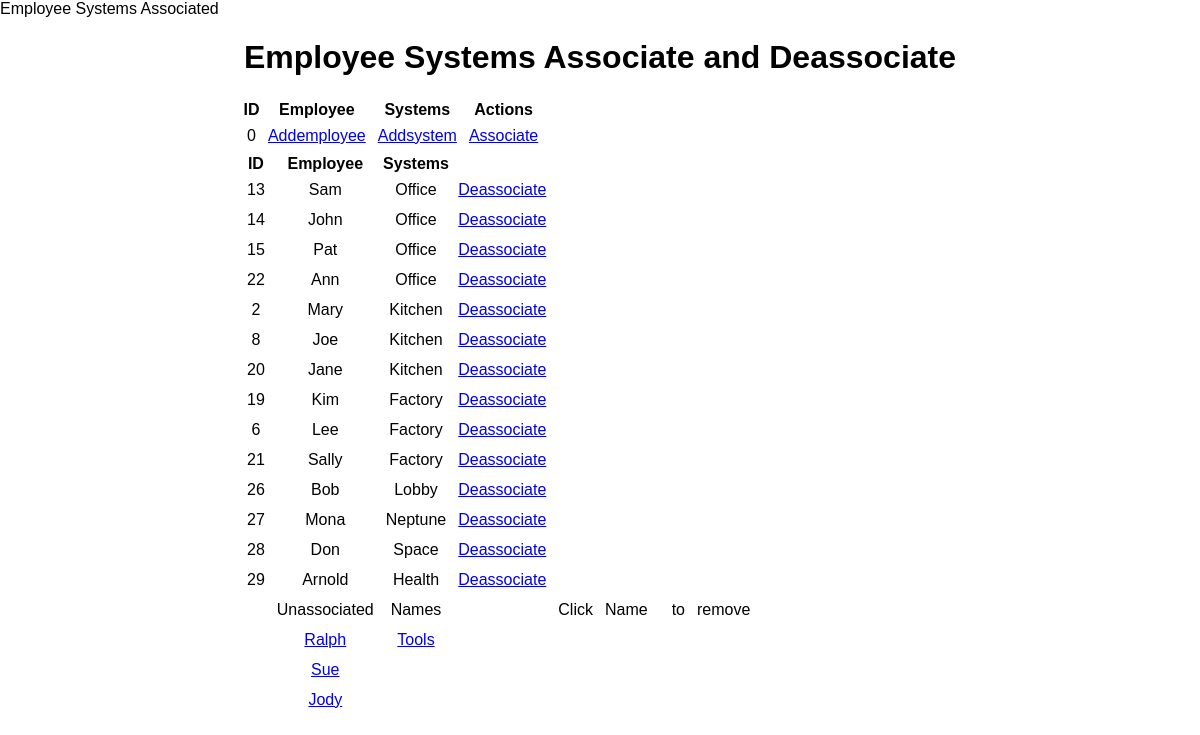
The page / on the database its author committed.
### app.py (models this page shows, shortened)
class Blanknames(db.Model):
    id = db.Column(db.Integer, primary_key=True)
    empName = db.Column(db.String(200), default='.')
    sysName = db.Column(db.String(200), default='.')
    date_created = db.Column(db.DateTime, default=datetime.utcnow)

class Associated(db.Model):
    id = db.Column(db.Integer, primary_key=True)
    empKey = db.Column(db.Integer)
    sysKey = db.Column(db.Integer)

class Employee(db.Model):
    empKey = db.Column(db.Integer, primary_key=True)
    empName = db.Column(db.String(200), nullable=False)

class Systems(db.Model):
    sysKey = db.Column(db.Integer, primary_key=True)
    sysName = db.Column(db.String(200), nullable=False)

### app.py (the view)
@app.route('/', methods=['POST', 'GET'])
def index():
    if request.method == 'POST':
        pass
    else:
            tasks = Blanknames.query.order_by(Blanknames.id).all()
            con = engine.connect()
            statement = "select * from Associated as a left join Employee as e on a.empKey = e.empKey left join Systems as s on a.sysKey = s.sysKey order by 3,2"
            trans = con.execute(statement)
            statement = "select * from Employee where empKey not in (select empKey from Associated)"
            empnames = con.execute(statement)
            statement = "select * from Systems where sysKey not in (select sysKey from Associated)"
            sysnames = con.execute(statement)
            emparr = []
            for name in empnames:
                emparr.append((name.empName,name.empKey))
            sysarr = []
            for name in sysnames:
                sysarr.append((name.sysName,name.sysKey))
            arr = []
            for i in range(0,max(len(emparr),len(sysarr))):
                arr.append({"empName": "","empKey": "", "sysName": "", "sysKey": ""})
            for i in range(0,len(emparr)):
                arr[i]["empName"] = emparr[i][0]
                arr[i]["empKey"] = emparr[i][1]
            for i in range(0,len(sysarr)):
                arr[i]["sysName"] = sysarr[i][0]
                arr[i]["sysKey"] = sysarr[i][1]
            names = arr
            return render_template('index.html', tasks=tasks,trans=trans,names=names)

### templates/index.html
{% extends 'base.html' %}
{% block head %}
<title>Employee Systems Associated</title>
{% endblock %}
{% block body %}
<div class="content">
    <h1 style="text-align: center">Employee Systems Associate and Deassociate</h1>
    {% if tasks|length < 1 %}
    <h4 style="text-align: center">Enter</h4>
    {% else %}
    <table style="margin-left: 20%">
        <tr>
            <th>ID</th>
            <th>Employee</th>
            <th>Systems</th>
            <th>Actions</th>
        </tr>
        {% for task in tasks %}
            <tr>
                <td>{{ task.id}}</td>
                <td>
                        <a href="/addemployee/">Addemployee</a>
                    </td>
                    <td>
                            <a href="/addsystem/">Addsystem</a>
                        </td>
                <td>
                    <a href="/associate/">Associate</a>
                </td>
            </tr>
        {% endfor %}
    </table>
    <table style="margin-left: 20%">
        <tr>
            <th>ID</th> <th>Employee</th> <th>Systems</th>
        </tr>
        {% for tran in trans %}
            <tr>
                <td>{{tran.id}}</td> <td>{{tran.empName}}</td> <td>{{tran.sysName}}</td>
                <td>
                    <a href="/deassociate/{{tran.id}}">Deassociate</a>
                </td>
            </tr>
        {% endfor %}
            {% if names|length > 0 %}
        <tr>
                <td></td> <td>Unassociated</td> <td>Names</td>
                <td></td> <td>Click</td> <td>Name</td>
                <td></td> <td>to</td> <td>remove</td>
            </tr>
            {% endif %}
            {% for name in names %}
            <tr>
                <td></td> <td><a href="/delemp/{{name.empKey}}">{{name.empName}}</a></td> <td><a href="/delsys/{{name.sysKey}}">{{name.sysName}}</a></td>
                <td>
                </td>
            </tr>
        {% endfor %}
    </table>
    {% endif %}
</div>
{% endblock %}

### static/css/main.css (style rules this page uses)
body { margin: 0; font-family: sans-serif; }
td { text-align: center; padding: 5px; }

### rows shown on the page
Blanknames: id "0"
Associated: id "13", empName "Sam", sysName "Office"
Associated: id "14", empName "John", sysName "Office"
Associated: id "15", empName "Pat", sysName "Office"
Associated: id "22", empName "Ann", sysName "Office"
Associated: id "2", empName "Mary", sysName "Kitchen"
Associated: id "8", empName "Joe", sysName "Kitchen"
Associated: id "20", empName "Jane", sysName "Kitchen"
Associated: id "19", empName "Kim", sysName "Factory"
Associated: id "6", empName "Lee", sysName "Factory"
Associated: id "21", empName "Sally", sysName "Factory"
Associated: id "26", empName "Bob", sysName "Lobby"
Associated: id "27", empName "Mona", sysName "Neptune"
Associated: id "28", empName "Don", sysName "Space"
Associated: id "29", empName "Arnold", sysName "Health"
Employee: empName "Ralph"
Systems: sysName "Tools"
Employee: empName "Sue"
Employee: empName "Jody"
